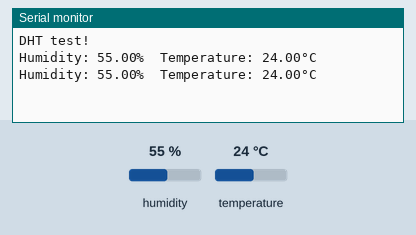
A sketch run on a simulated ESP32. Shown: the last lines printed to the serial monitor. Inputs (shaded band) come from the test bench; at power-on: humidity 55 %, temperature 24 °C.

Above: at 6.8 s.
6.9 s: humidity set to 22 %
At 10.2 s:
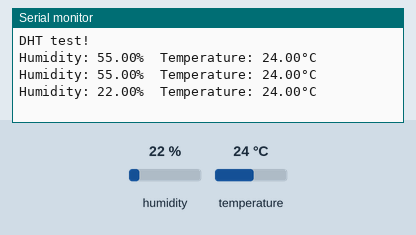
11.4 s: temperature set to 12 °C
At 13.3 s:
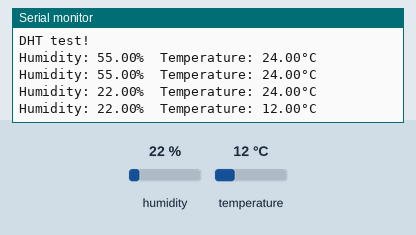
15.9 s: humidity set to 40 %
At 19.6 s:
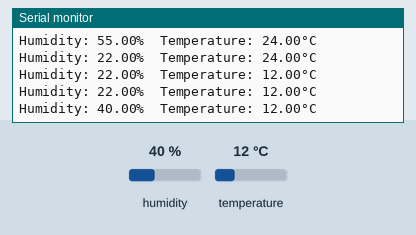
Timing chart, 0 to 21.1 s (numbered marks = the images above; inputs shaded):
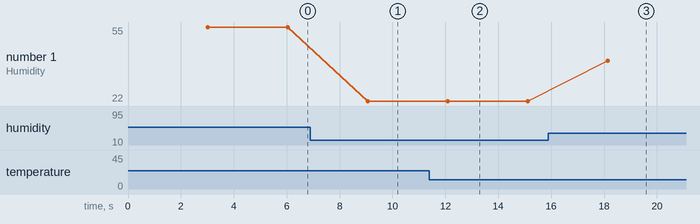

Measured:
- after the input at 6.9 s, the serial monitor: prints a new line after 2.2 s (image 1)
- after the input at 11.4 s, the serial monitor: prints a new line after 0.69 s (image 2)
- after the input at 15.9 s, the serial monitor: prints a new line after 2.2 s (image 3)
- plotted number 1: 55 → 22 after the input at 6.9 s, 22 → 40 after the input at 15.9 s

The sketch:

dht.ino
```cpp
// Example testing sketch for various DHT humidity/temperature sensors written by ladyada
// REQUIRES the following Arduino libraries:
// - DHT Sensor Library: https://github.com/adafruit/DHT-sensor-library
// - Adafruit Unified Sensor Lib: https://github.com/adafruit/Adafruit_Sensor

#include "DHT.h"
#include <Arduino.h>

#define DHTPIN 2      // Digital pin connected to the DHT sensor
#define DHTTYPE DHT11 // DHT11 or DHT22 or DHT21
#define DHTPOWER 15

// Connect pin 1 (on the left) of the sensor to +5V
// NOTE: If using a board with 3.3V logic like an Arduino Due connect pin 1
// to 3.3V instead of 5V!
// Connect pin 2 of the sensor to whatever your DHTPIN is
// Connect pin 4 (on the right) of the sensor to GROUND
// Connect a 10K resistor from pin 2 (data) to pin 1 (power) of the sensor

// Initialize DHT sensor.
DHT dht(DHTPIN, DHTTYPE);

void setup()
{
    Serial.begin(9600);
    Serial.println(F("DHT test!"));

    dht.begin();
    pinMode(DHTPOWER, OUTPUT);    // sets the digital pin 13 as output
    digitalWrite(DHTPOWER, HIGH); // sets the digital pin 13 on
}

void loop()
{
    // Wait a few seconds between measurements.
    delay(3000);

    // Reading temperature or humidity takes about 250 milliseconds!
    // Sensor readings may also be up to 2 seconds 'old' (its a very slow sensor)
    float h = dht.readHumidity();
    // Read temperature as Celsius (the default)
    float t = dht.readTemperature();
    // Read temperature as Fahrenheit (isFahrenheit = true)
    // float f = dht.readTemperature(true);

    // Check if any reads failed and exit early (to try again).
    if (isnan(h) || isnan(t))
    {
        Serial.println(h);
        Serial.println(t);
        Serial.println(F("Failed to read from DHT sensor!"));
        return;
    }

    // Compute heat index in Fahrenheit (the default)
    // float hif = dht.computeHeatIndex(f, h);
    // Compute heat index in Celsius (isFahreheit = false)
    // float hic = dht.computeHeatIndex(t, h, false);

    Serial.print(F("Humidity: "));
    Serial.print(h);
    Serial.print(F("%  Temperature: "));
    Serial.print(t);
    Serial.println(F("°C "));
    // Serial.print(f);
    // Serial.print(F("°F  Heat index: "));
    // Serial.print(F("Heat index: "));
    // Serial.print(hic);
    // Serial.print(F("°C "));
    // Serial.print(hif);
    // Serial.println(F("°F"));
}
```
